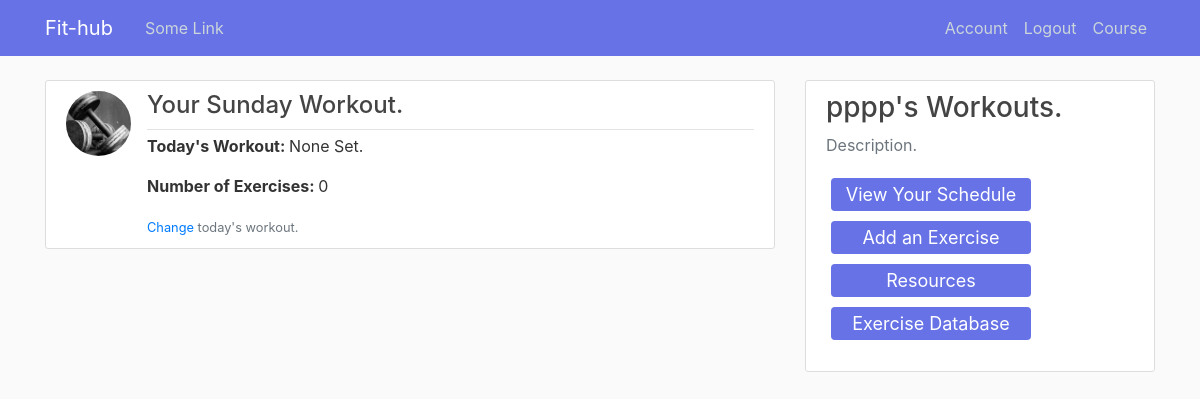
The app's page /workouts (signed in) with its own data.
### main/models.py (models this page shows, shortened)
class Schedule(db.Model):
    id = db.Column(db.Integer, unique = True, nullable = False, primary_key = True)
    day_of_week = db.Column(db.String, unique = False, nullable = False)
    workout = db.Column(db.String, unique = False, nullable = False)
    user_id = db.Column(db.Integer, db.ForeignKey('user.id'), nullable = False)

class User(db.Model, UserMixin):
    id = db.Column(db.Integer, primary_key = True)
    username = db.Column(db.String(20), unique = True, nullable = False)
    first_name = db.Column(db.String(50), unique = False, nullable = False)
    last_name = db.Column(db.String(50), unique = False, nullable = False)
    email = db.Column(db.String(120), unique = True, nullable = False)
    profile_image = db.Column(db.String(20), unique = False, nullable = False, default = 'default_image.jpg')
    password = db.Column(db.String(60), nullable = False)
    date_joined = db.Column(db.String, nullable = False, default = datetime.strftime(datetime.today(), "%b %d %Y"))
    profile = db.relationship('Profile', backref = 'user', lazy = True)
    meal = db.relationship('Meal', backref = 'user', lazy = True)
    posts = db.relationship('Post', backref='author', lazy=True)#lazy=True means db will load the data as neccessary in one go.

### main/routes.py (the view)
@app.route("/workouts")
def workouts():
    if current_user.is_authenticated:
        day = datetime.strftime(datetime.now(), "%A")
        workout = Schedule.query.filter(Schedule.user_id == current_user.id, Schedule.day_of_week == day).first().workout
        exercises = Exercise.query.filter(Exercise.user_id == current_user.id, Exercise.day == day).all()
        return render_template('workouts.html', title = 'Workouts', today = day, workout = workout, exercises = exercises)
    else:
        return redirect(url_for('home'))

### main/models.py (called while the page is built)
@login_manager.user_loader
def load_user(user_id):
    return User.query.get(int(user_id))

### main/templates/workouts.html (shortened to what this page needs)
{% extends "layout.html" %}
{% block content %}
    {%  if current_user.is_authenticated %}
      <article class="media content-section">
        <img class="rounded-circle article-img" src="{{ url_for('static', filename='images/workout-' + today + '.jpg') }}">
        <div class="media-body">
          <div class="article-metadata">
            <h4>Your {{ today }} Workout.</h4>
          </div>
          <ul>
            <li><p><strong>Today's Workout: </strong>{{ workout }}</p></li>
            <li><p><strong>Number of Exercises: </strong>{{ exercises|length }}</p></li>
          </ul>
          <small class="text-muted"><a href="{{ url_for('update_workout1', today = today) }}">Change</a> today's workout.</small>
        </div>
      </article>
    {% else %}
    <h2>Workout </h2>
{% endif %}
{% endblock content %}
{% block content1 %}
    <div class="col-md-4">
        <div class="content-section1">
         {%  if current_user.is_authenticated %}
         <h3>{{ current_user.first_name }}'s Workouts.</h3>
         <p class='text-muted'>Description.
            <ul class="list-group">
              <a href="{{ url_for('view_schedule') }}" class="button3">
                <span>View Your Schedule</span></a>
              <a href="{{ url_for('add_exercise1', today = today) }}" class="button3">
              	<span>Add an Exercise</span></a>
              <a href="" class="button3">
                <span>Resources</span></a>
              <a href="{{ url_for('exercise_db') }}" class="button3">
              	<span>Exercise Database</span></a>
          {% endif %}
            </ul>
         </p>
        </div>
    </div>
{% endblock content1 %}

### main/static/main.css (style rules this page uses)
body { background: #fafafa; color: #333333; margin-top: 5rem; list-style: none; }
h1, h2, h3, h4, h5, h6 { color: #444444; }
ul { padding: 0; list-style-type: none; }
.col-md-4 { position: relative; }
.content-section { background: #ffffff; padding: 10px 20px; border: 1px solid #dddddd; border-radius: 3px; margin-bottom: 20px; }
.content-section1 { background: #ffffff; padding: 10px 20px; border: 1px solid #dddddd; border-radius: 3px; margin-bottom: 20px; position: fixed; width: 350px; }
.article-img { height: 65px; width: 65px; margin-right: 16px; }
.article-metadata { padding-bottom: 1px; margin-bottom: 4px; border-bottom: 1px solid #e3e3e3; }
.button3 { display: inline-block; border-radius: 4px; background-color: #6672E5; border: none; color: #FFFFFF; text-align: center; font-size: 18px; padding: 3px; width: 200px; transition: all 0.5s; cursor: pointer; margin: 5px; text-decoration: none; }
.button3 span { cursor: pointer; display: inline-block; position: relative; transition: 0.5s; }
.button3 span:after { content: '\00bb'; position: absolute; opacity: 0; top: 0; right: -20px; transition: 0.5s; }

### records on screen
Schedule: day_of_week "Sunday", workout "None Set."
User: first_name "pppp"

### other values on screen
{{ exercises|length }} "0"
